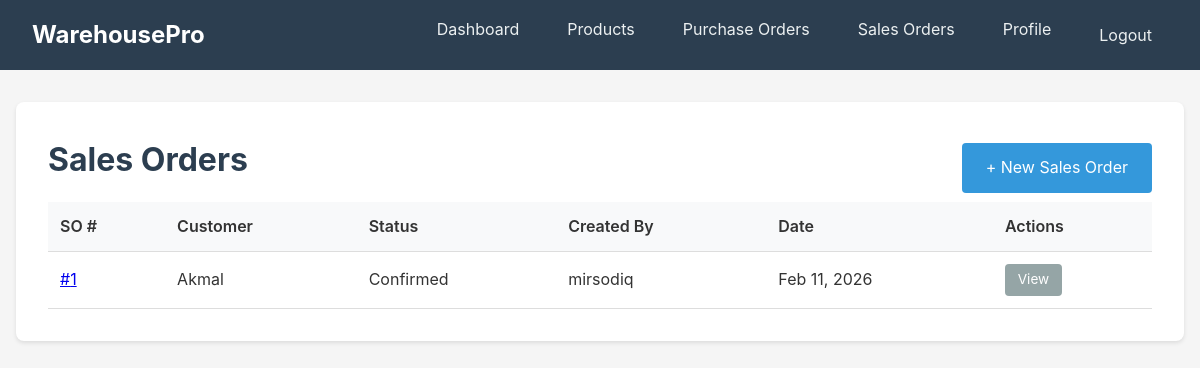
The page /orders/sales-orders/ (signed in) on the database its author committed.
### orders/models.py (models this page shows, shortened)
class SalesOrder(models.Model):
    class Status(models.TextChoices):
        DRAFT = "DRAFT", "Draft"
        CONFIRMED = "CONFIRMED", "Confirmed"
        SHIPPED = "SHIPPED", "Shipped"
        CANCELLED = "CANCELLED", "Cancelled"
    customer = models.ForeignKey(Customer, on_delete=models.PROTECT, related_name="sales_orders")
    status = models.CharField(max_length=12, choices=Status.choices, default=Status.DRAFT)
    created_by = models.ForeignKey(settings.AUTH_USER_MODEL, on_delete=models.PROTECT, related_name="sales_orders")
    created_at = models.DateTimeField(auto_now_add=True)
    notes = models.TextField(blank=True)

### inventory/models.py (models this page shows, shortened)
class TimeStampedModel(models.Model):
    created_at = models.DateTimeField(auto_now_add=True)
    updated_at = models.DateTimeField(auto_now=True)
    class Meta:
        abstract = True

class Customer(TimeStampedModel):
    name = models.CharField(max_length=200)
    phone = models.CharField(max_length=50, blank=True)
    email = models.EmailField(blank=True)
    address = models.TextField(blank=True)

### orders/views.py (the view)
# urls.py: path("sales-orders/", views.so_list, name="so_list"),
@login_required
def so_list(request):
    orders = SalesOrder.objects.select_related("customer", "created_by").order_by("-created_at")
    return render(request, "orders/so_list.html", {"orders": orders})

### orders/templates/orders/so_list.html (shortened to what this page needs)
{% extends "base.html" %}
{% block content %}
<div class="card">
    <div style="display: flex; justify-content: space-between; align-items: center;">
        <h1>Sales Orders</h1>
        <a href="{% url 'orders:so_create' %}" class="btn btn-primary">+ New Sales Order</a>
    </div>
    {% if orders %}
        <table>
            <thead>
                <tr>
                    <th>SO #</th>
                    <th>Customer</th>
                    <th>Status</th>
                    <th>Created By</th>
                    <th>Date</th>
                    <th>Actions</th>
                </tr>
            </thead>
            <tbody>
                {% for order in orders %}
                    <tr>
                        <td><a href="{% url 'orders:so_detail' order.pk %}">#{{ order.pk }}</a></td>
                        <td>{{ order.customer.name }}</td>
                        <td><span class="badge badge-{{ order.status|lower }}">{{ order.get_status_display }}</span></td>
                        <td>{{ order.created_by.username }}</td>
                        <td>{{ order.created_at|date:"M d, Y" }}</td>
                        <td>
                            <a href="{% url 'orders:so_detail' order.pk %}" class="btn btn-secondary" style="padding: 0.3rem 0.8rem; font-size: 0.85rem;">View</a>
                        </td>
                    </tr>
                {% endfor %}
            </tbody>
        </table>
    {% else %}
        <p class="mt-1">No sales orders found.</p>
    {% endif %}
</div>
{% endblock %}

### templates/base.html (style rules this page uses)
* { margin: 0; padding: 0; box-sizing: border-box; }
body { font-family: -apple-system, BlinkMacSystemFont, 'Segoe UI', Roboto, Oxygen, Ubuntu, sans-serif; line-height: 1.6; color: #333; background-color: #f5f5f5; }
.card { background: #fff; border-radius: 8px; box-shadow: 0 2px 4px rgba(0,0,0,0.1); padding: 2rem; margin-bottom: 1rem; }
.card h1, .card h2 { margin-bottom: 1rem; color: #2c3e50; }
.btn { display: inline-block; padding: 0.75rem 1.5rem; border: none; border-radius: 4px; font-size: 1rem; cursor: pointer; text-decoration: none; transition: background-color 0.2s; }
.btn-primary { background-color: #3498db; color: #fff; }
.btn-secondary { background-color: #95a5a6; color: #fff; }
table { width: 100%; border-collapse: collapse; }
table th, table td { padding: 0.75rem; text-align: left; border-bottom: 1px solid #ddd; }
table th { background-color: #f8f9fa; font-weight: 600; }

### rows shown on the page
SalesOrder: pk "1", customer.name "Akmal", status "Confirmed", created_by.username "mirsodiq", created_at "Feb 11, 2026"
